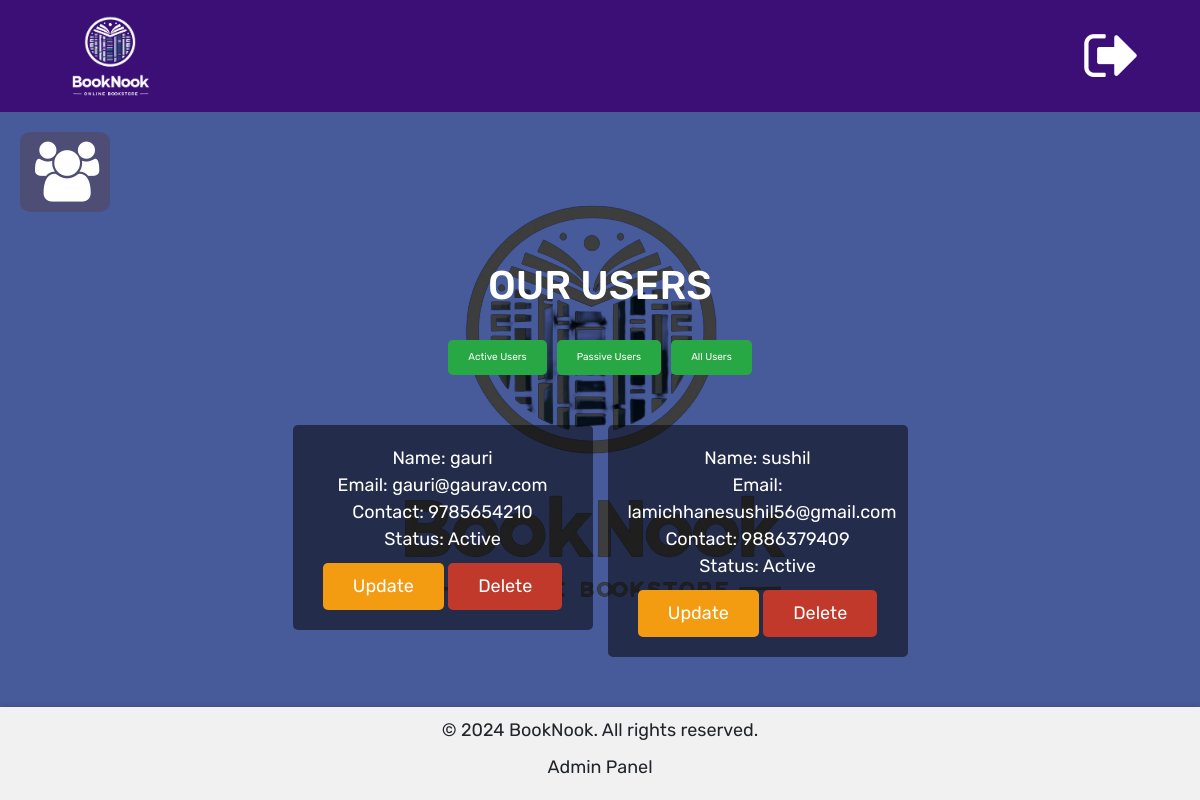
Before: /admin/users.php (signed in) with the older database file.
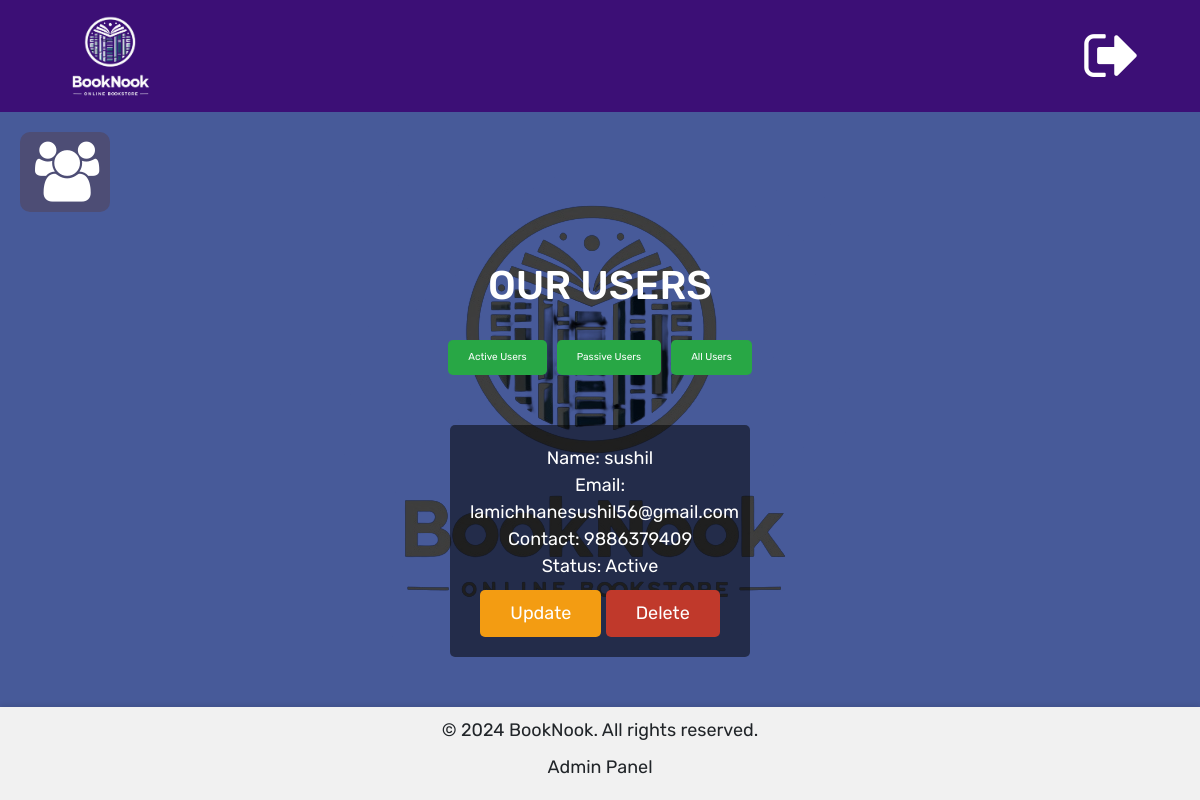
After: the same page with the newer database file.
### tables this page shows
CREATE TABLE `user_details` (
  `id` int(11) NOT NULL,
  `username` varchar(255) NOT NULL,
  `email` varchar(255) NOT NULL,
  `contact_number` varchar(100) NOT NULL,
  `password` varchar(255) NOT NULL,
  `Status` varchar(50) NOT NULL
);

### admin/users.php (the view, shortened to what this page needs)
<?php
include "./adminHeader.php";
include_once "config/dbconnect.php";
?>
<!DOCTYPE html>
<html>
<head>
  <link rel="stylesheet" href="https://cdn.jsdelivr.net/npm/bootstrap@4.0.0/dist/css/bootstrap.min.css">
  <link rel="stylesheet" href="https://cdnjs.cloudflare.com/ajax/libs/font-awesome/4.7.0/css/font-awesome.min.css">
  <link rel="stylesheet" href="assets/css/style.css"></link>
  <link rel="stylesheet" href="admin_style.css"></link>
</head>
<body>
  <div id="main">
    <button class="openbtn" onclick="openNav();" style="width:90px; border-radius:10px;"><i class="fa fa-users" style="font-size:60px;"></i></button>
  </div>
  <section class="add-products">
    <h1 class="title">Our Users</h1>
    <div class="action-buttons" style="justify-content: center; margin-bottom: 20px;">
      <a href="users.php?status=Active" class="btn btn-filter">Active Users</a>
      <a href="users.php?status=Passive" class="btn btn-filter">Passive Users</a>
      <a href="users.php" class="btn btn-filter">All Users</a>
    </div>
  </section>
  <section class="show-products">
    <div class="box-container">
      <?php
      $query = "SELECT * FROM `user_details`";
      $select_users = mysqli_query($conn, $query) or die('query failed');
      if(mysqli_num_rows($select_users) > 0){
         while($fetch_users = mysqli_fetch_assoc($select_users)){
      ?>
      <div class="box-users">
        <div class="name"><?php echo "Name: ", $fetch_users['username']; ?></div>
        <div class="name"><?php echo "Email: ", $fetch_users['email']; ?></div>
        <div class="name"><?php echo "Contact: ", $fetch_users['contact_number']; ?></div>
        <div class="name"><?php echo "Status: ", $fetch_users['Status']; ?></div>
        <a href="users.php?update=<?php echo $fetch_users['id']; ?>" class="option-btn">Update</a>
        <a href="users.php?delete=<?php echo $fetch_users['id']; ?>" class="delete-btn" onclick="return confirm('delete this user?');">Delete</a>
      </div>
      <?php
         }
      } else {
         echo '<p class="empty">No users found!</p>';
      }
      ?>
    </div>
  </section>
            <div class="footer">
                <?php include 'adminfooter.php' ?>
            </div>
</body>
</html>

Changed rows visible on the page:
removed user_details: username "gauri", email "gauri@gaurav.com", contact_number "9785654210", Status "Active"
